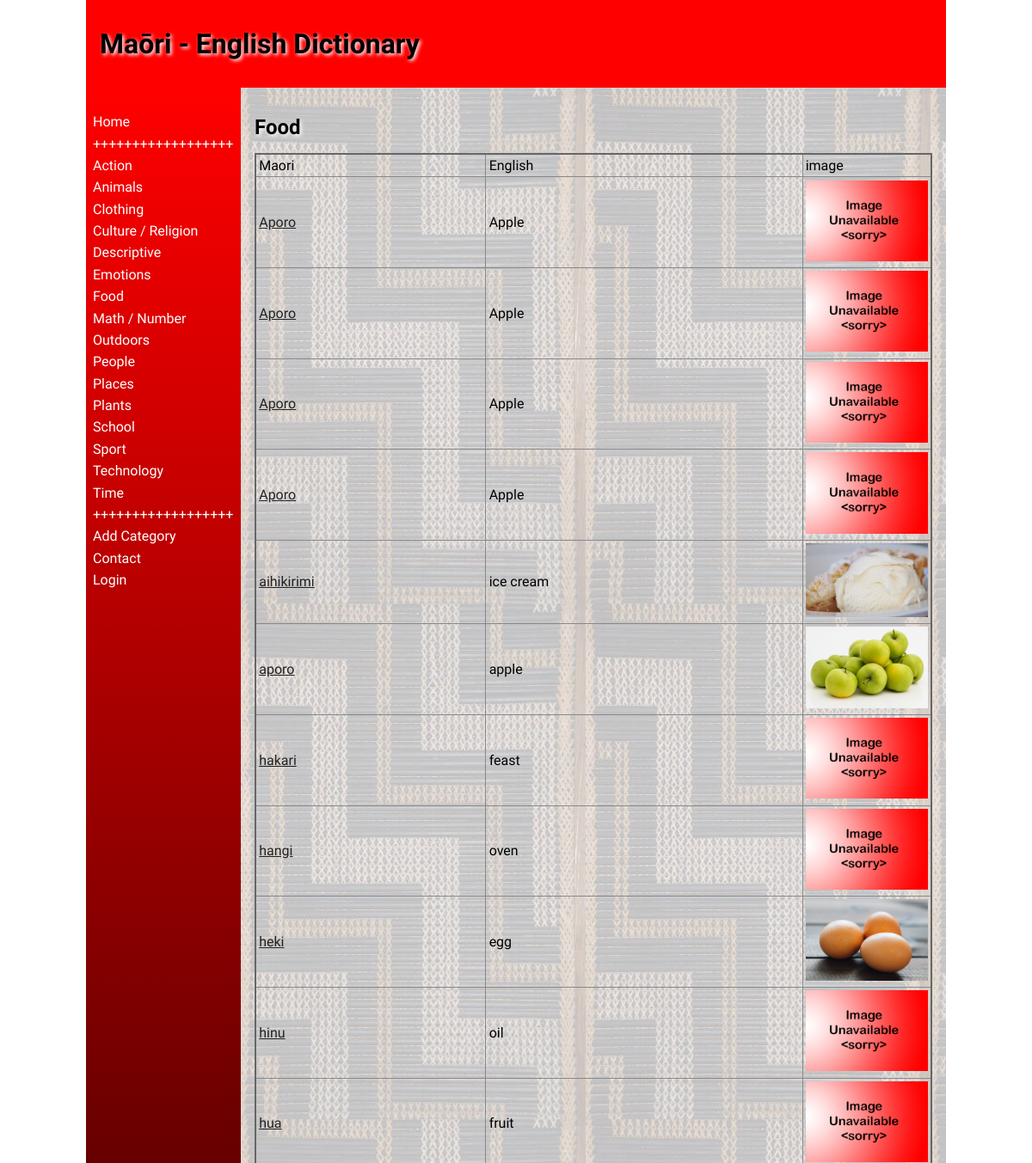
The app's page /category/7 (upper part), older data.
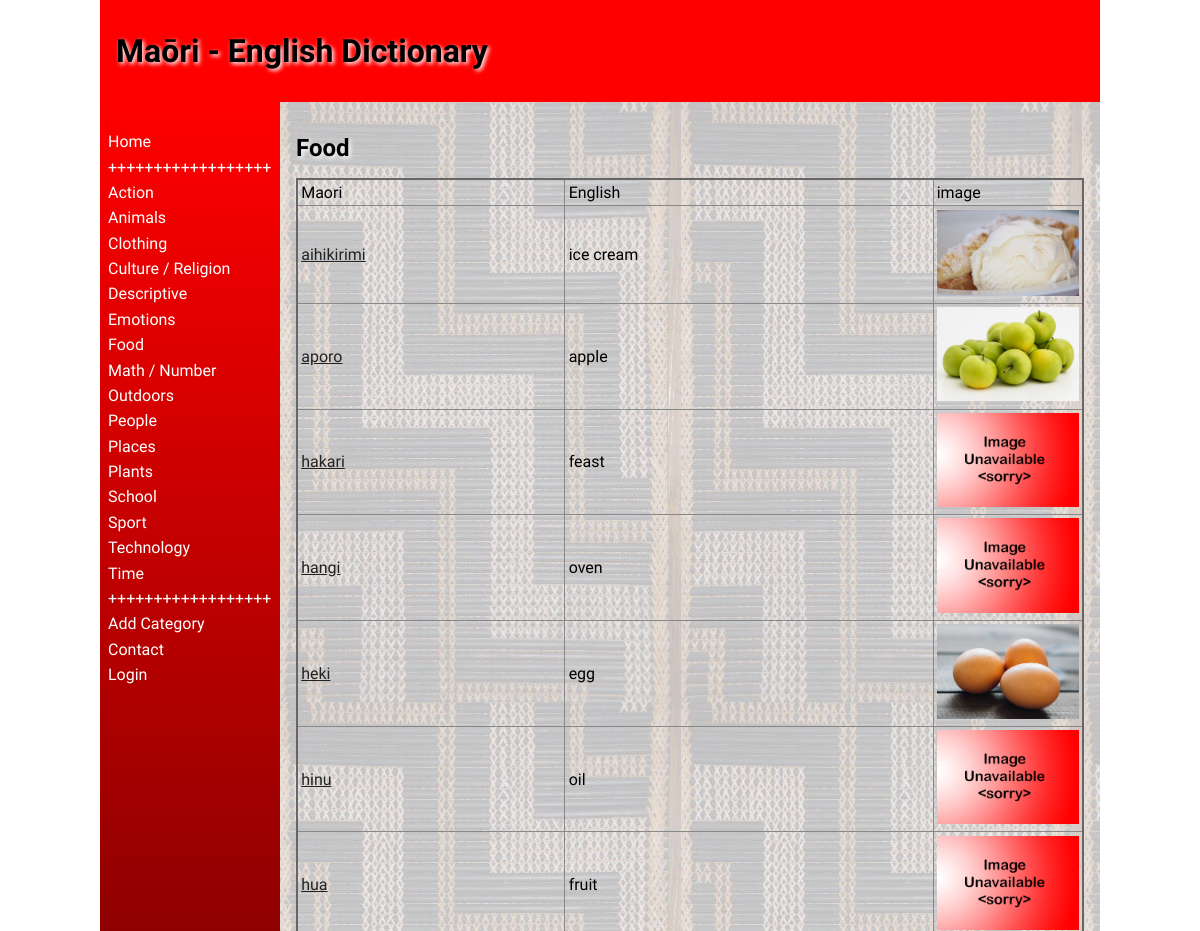
The same page, newer data.
### tables this page shows
CREATE TABLE "categories"
(
	id integer
		constraint Dictionary_pk
			primary key autoincrement,
	category varchar(30)
);

CREATE TABLE "Words"
(
    id          integer
        constraint Words_pk
            primary key,
    maori       varchar(30),
    english     varchar(30),
    category    varchar(30),
    definition  varchar(300),
    level       integer(10),
    image       varchar(30),
    user_id     integer
        references User,
    timestamp   datatime,
    category_id integer
        constraint Words_category_id_fk
            references categories
, username varchar(30));

### app.py (the view, shortened to what this page needs)
@app.route('/category/<category_id>', methods=['POST', 'GET'])
def category(category_id):
    con = create_connection(DATABASE)
    query = "SELECT id, category FROM categories WHERE id = ?"  # select data from database
    cur = con.cursor()
    cur.execute(query, (category_id,))
    category = cur.fetchall()
    print(category_id, category)
    query = "SELECT id, maori, english, image FROM Words WHERE category_id=? ORDER BY maori ASC"
    cur = con.cursor()
    cur.execute(query, (category_id,))  # executes the query
    words_list = cur.fetchall()  # put result into a list
    con.close()
    return render_template('category.html', categories=category_list(), words_list=words_list, category=category[0],
                           logged_in=is_logged_in(), catID=category_id, logged_in_teacher=is_logged_in_teacher())

### app.py (called while the page is built)
def create_connection(db_file):
    try:
        connection = sqlite3.connect(db_file)
        connection.execute('pragma foreign_keys=ON')
        return connection
    except Error as e:
        print(e)
    return None

def is_logged_in():
    if session.get("email") is None:  # if there is no email the user are not logged in
        print("not logged in")
        return False
    else:
        print("logged in")
        return True

def is_logged_in_teacher():
    if session.get("teacher") == "Y":  # if the user is the teacher
        print("logged in as teacher")
        return True
    else:
        print("logged in as student")
        return False

def category_list():
    con = create_connection(DATABASE) # create connection to database
    query = "SELECT id, category FROM categories ORDER BY category ASC"  # select category fom
    cur = con.cursor()
    cur.execute(query) # execute the query
    category_list = cur.fetchall()
    cur.close()
    return category_list

### templates/category.html (shortened to what this page needs)
{% extends 'base.html' %}
{% block heading %}Maōri - English Dictionary{% endblock %}
{% block main %}
    <h2>{{ category[1]}}{% if logged_in_teacher %}<a href="/deletecategory/{{ category[0]}}/{{ category[1]}}">- Delete Category</a>{% endif %}</h2>
<table class="cart-table">
    <thead>
    <tr>
        <td>Maori</td>
        <td>English</td>
        <td>image</td>
    </tr>
    </thead>
    <tbody>
    {%  for word in words_list %}
    <tr>
        <td><a href="/word/{{ word[0] }}">{{ word[1] }}</a></td>
        <td>{{ word[2] }}</td>
        <td width="150px"><img src="/static/images/{{ word[3] }}.jpg"  alt=""></td>
    </tr>
    {% endfor %}
    </tbody>
</table>
{% endblock %}

### templates/base.html (shortened to what this page needs)
<!doctype html>
<html lang="en">
<head>
	<link href="{{ url_for('static', filename='css/style.css') }}" rel="stylesheet">
</head>
<body>
	<div id="container">
		<header>
			<h1>{% block heading %}{% endblock %}</h1>
		</header>
		<nav>
			<ul>
                <li><a href="\">Home</a></li>
                <li><a>++++++++++++++++++</a></li>
                <div class="category">
                {% for category in categories %}
                <tr>
                    <li><a href="/category/{{ category[0]}}">{{ category[1]}}</a></li>
                </tr>
                {% endfor %}
                </div>
                <li><a>++++++++++++++++++</a></li>
                <li><a href="/add_category">Add Category</a></li>
                <li><a href="/contact">Contact</a></li>
                {% if logged_in %}
                    <li><a href="/logout">Log Out(Logged as {{ session.first_name }})</a></li>
				{% else %}
                    <li><a href="/login">Login</a></li>
                {% endif %}
			</ul>
		</nav>
		<main>
            {% block main%}{% endblock %}
        </main>
	</div>
</body>
</html>

Row changes from the older to the newer data that the page shows:
removed Words: maori "Aporo", english "Apple", image (placeholder picture)
removed Words: maori "Aporo", english "Apple", image (placeholder picture)
removed Words: maori "Aporo", english "Apple", image (placeholder picture)
removed Words: maori "Aporo", english "Apple", image (placeholder picture)
